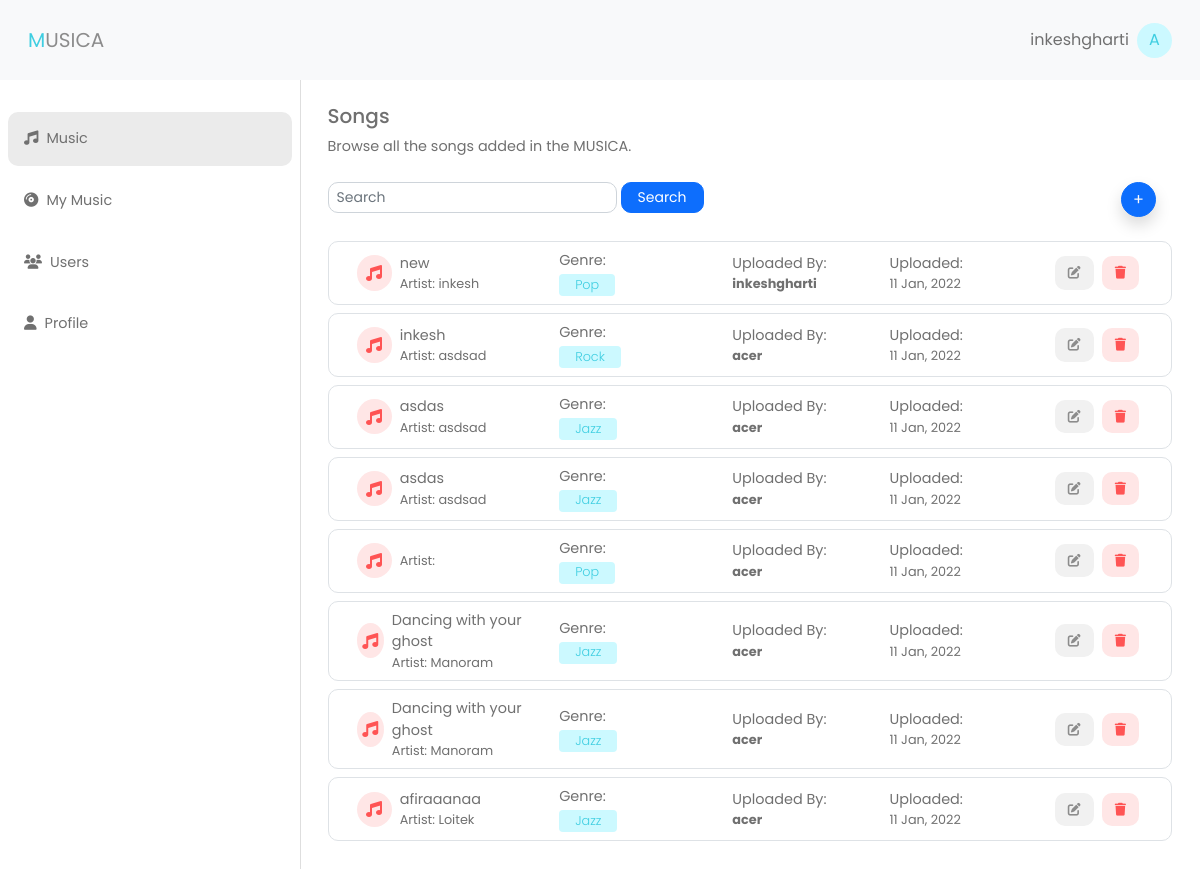
The page /admins/ (signed in) on the database as committed earlier.
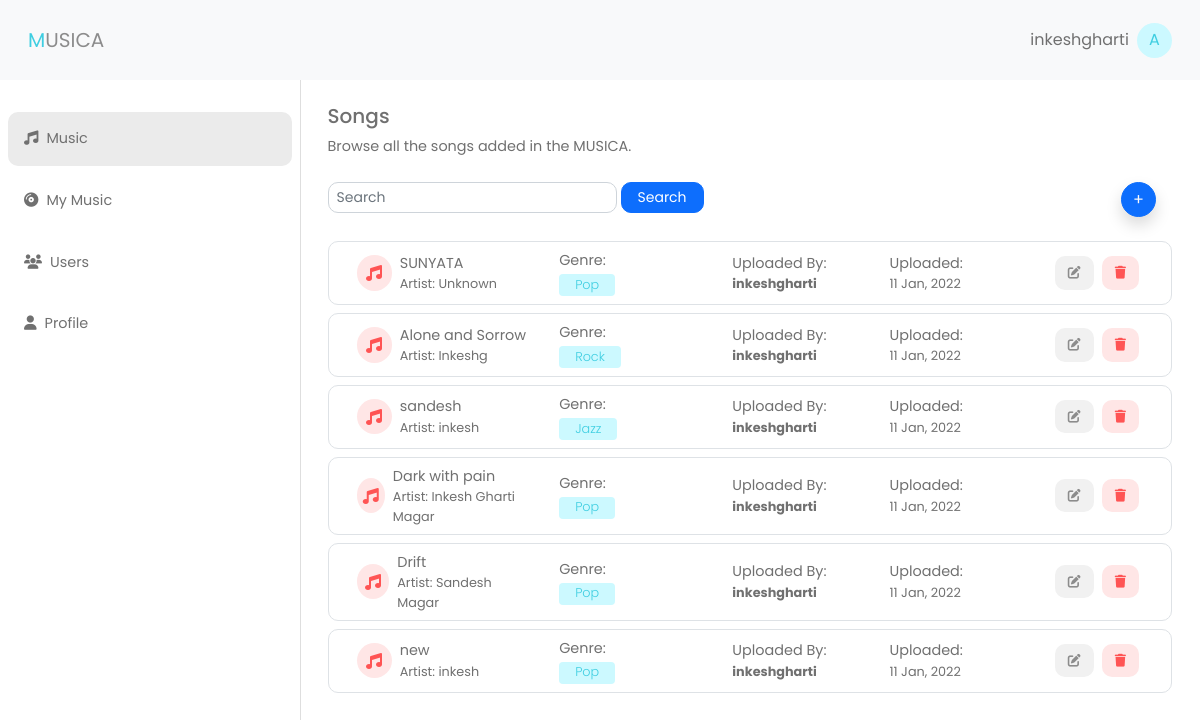
The same page on the database as committed later.
### music/models.py (models this page shows)
class Music(models.Model):
    uploader = models.ForeignKey(User, on_delete=models.CASCADE)
    title = models.CharField(max_length=500)
    file = models.FileField(upload_to="static/music")
    cover = models.ImageField(upload_to="static/images")
    poster = models.ImageField(upload_to="static/images")
    duration = models.CharField(max_length=50)
    genre = models.CharField(max_length=250)
    singer = models.CharField(max_length=250)
    description = models.CharField(max_length=500)
    date = models.DateTimeField(auto_now_add=True)

### account/auth.py (the view)
    def wrapper_function(request, *args, **kwargs):
        if not request.user.is_superuser:
            return redirect('/')
        else:
            return view_function(request, *args, **kwargs)

### account/auth.py (called while the page is built)
def admin_only(view_function):
    def wrapper_function(request, *args, **kwargs):
        if not request.user.is_superuser:
            return redirect('/')
        else:
            return view_function(request, *args, **kwargs)
    return wrapper_function

### admins/views.py (called while the page is built)
@login_required
@admin_only
def music(request):
    musics = Music.objects.all().order_by('-date')
    context = {
        "musics": musics,
        'active_music': 'active'
    }
    return render(request, 'admins/music.html', context)

### admins/templates/admins/music.html (shortened to what this page needs)
{% extends 'base.html' %}
{% block content %}
<div class="px-3">
    <div class="">
        <div>
            <h5 class="">Songs</h5>
            <p class="text-s">Browse all the songs added in the MUSICA.</p>
        </div>
        <div class="d-flex my-4">
            <div>
                <form class="d-flex" action="" method="GET">
                    <div class="text-s text-secondary">
                        <input class="form-control form-control-sm rounded" type="text" placeholder="Search">
                    </div>
                    <button class="btn btn-primary btn-sm px-3 rounded mx-1" type="submit">Search</button>
                </form>
            </div>
            <div class="ms-auto me-3">
                <a class="no-img-avatar-sm shadow btn btn-primary text-light" href="/admins/add-music">+</a>
            </div>
        </div>
        {% for music in musics %}
        <div class="row container mx-auto rounded border py-2 px-3 align-items-center my-2">
            <div class="col-3 d-flex align-items-center">
                <div class="no-img-avatar-sm badge-danger"><i class="fa-solid fa-music text-danger"></i></div>
                <div class="mx-2">
                    <p class="m-0 text-s">{{music.title}}</p>
                    <p class="m-0 text-sm">Artist: {{music.singer}}</p>
                </div>
            </div>
            <div class="col">
                <p class="m-0 text-s">Genre:</p>
                <p class="m-0 text-sm badge badge-info fw-light px-3">{{music.genre}}</p>
            </div>
            <div class="col">
                <div class="mx-2">
                    <p class="m-0 text-s">Uploaded By:</p>
                    <p class="m-0 text-sm fw-bold">{{music.uploader}}</p>
                </div>
            </div>
            <div class="col">
                <p class="m-0 text-s">Uploaded:</p>
                <p class="m-0 text-sm">11 Jan, 2022</p>
            </div>
            <div class="col-auto">
                <a class="btn badge-muted rounded text-sm" href="/admins/update-music/{{music.id}}"><i
                        class="fa-solid fa-edit text-secondary"></i></a>
                <a class="btn badge-danger rounded text-sm mx-1" href="/admins/delete-music/{{music.id}}"><i class="fa-solid fa-trash text-danger"></i>
                </a>
            </div>
        </div>
        {% endfor %}
    </div>
</div>
{% endblock %}

### templates/base.html (shortened to what this page needs)
<!DOCTYPE html>
{% load static %}
<html lang="en">
<head>
    <link href="https://cdn.jsdelivr.net/npm/bootstrap@5.0.2/dist/css/bootstrap.min.css" rel="stylesheet"
>
    <link rel="stylesheet" href="https://cdnjs.cloudflare.com/ajax/libs/font-awesome/6.2.1/css/all.min.css"
 />
    <link rel="stylesheet" href="{% static 'css/basestyles.css' %}">
    <link rel="stylesheet" href="{% static 'css/admin.css' %}">
</head>
<body>
    <div class="h-100">
        {% include 'navbar.html' %}
        <div class="d-flex">
            {% if request.user.is_authenticated %}
            {% if request.user.is_superuser %}
            <div class="" style="position: relative; width: 40ch;">
                {% include 'admins/sidebar.html' %}
            </div>
            {% endif %}
            {% endif %}
            <div class="container mx-auto py-4">
                {% block content %}
                {% endblock %}
            </div>
        </div>
    </div>
</body>
</html>

### templates/navbar.html (shortened to what this page needs)
<div class="" style="height: 8ch">
    <nav class="navbar navbar-expand-lg navbar-light bg-light py-3 px-3 fixed-top" style="height: 8ch;">
        <div class="d-flex container-fluid">
            <a class="navbar-brand text-secondary" href="/"><span class="text-info">M</span>USICA</a>
            {% if request.user.is_authenticated %}
            <div class="dropdown d-flex align-items-center justify-content-center position-relative ms-auto">
                <p class="m-0 me-2">{{request.user}}</p>
                <div class="" type="button" id="dropdownMenuButton1" data-bs-toggle="dropdown" aria-expanded="false">
                    <div class="no-img-avatar-sm badge-info">A</div>
                </div>
            </div>
            {% else %}
            <div>
                <a class="btn btn-primary rounded btn sm px-3" href="/account/login">Sign in</a>
            </div>
            {% endif %}
        </div>
    </nav>
</div>

### admins/templates/admins/sidebar.html
<div class="sidebar py-4">
    <div>
        <div>
            <div class="mx-2">
                <a class="d-link py-3 px-3 my-2 text-s {{active_music}}" href="/admins/"><i class="me-2 fa-solid fa-music"></i>Music</a>
                <a class="d-link py-3 px-3 my-2 text-s {{active_uploaders}}" href=""><i class="me-2 fa-solid fa-compact-disc"></i>My Music</a>
                <a class="d-link py-3 px-3 my-2 text-s {{active_users}}" href="/admins/users"><i class="me-2 fa-solid fa-users"></i>Users</a>
                <a class="d-link py-3 px-3 my-2 text-s {{active_profile}}" href="/account/update-profile/{{request.user.id}}"><i class="me-2 fa-solid fa-user"></i>Profile</a>
            </div>
        </div>
    </div>
</div>

### static/css/basestyles.css (style rules this page uses)
* { font-family: Poppins; color: #707070; }
a { text-decoration: none; color: #707070; }
:root { --primary: #3aa0ff; --primary-light: #8AC6FD; --primary-muted: #D7ECFF; --primary-faded: #F3F9FF; --secondary: #8C8C8C; --secondary-light: #B8B8B8; --secondary-muted: #E7E7E7; --danger: #FF5454; --danger-light: #FF7676; --danger-muted: #FFE6E6; --success: #4FE02A; --success-light: #5FEC53; --success-muted: #CCFFD1; --warning: #FFD600; --warning-light: #F5FF82; --warning-muted: #FFF6C9; --info: #3FCEE1; --info-light: #6FE9F9; --info-muted: #CCF9FF; --light: #FFFFFF; --dark: #615E5E; --muted: #f1f1f1; --rounded: 10px; --rounded-sm: 6px; }
.text-s { font-size: 0.9rem; }
.text-sm { font-size: 0.8rem; }
.text-secondary { color: var(--secondary) !important; }
.text-danger { color: var(--danger) !important; }
.text-info { color: var(--info) !important; }
.rounded { border-radius: 10px !important; }
.no-img-avatar-sm { height: 3.5ch; width: 3.5ch; border-radius: 50%; display: flex; justify-content: center; align-items: center; }
.badge-danger { background: var(--danger-muted); color: var(--danger); }
.badge-info { background: var(--info-muted); color: var(--info); }
.badge-muted { background: var(--muted); color: var(--dark); }

### static/css/admin.css (style rules this page uses)
.sidebar { width: 30ch; height: 100%; border-right: 1px solid #dedede; position: fixed; left: 0; }
.d-link { display: block; border-radius: 10px; text-decoration: none; transition: 0.3s; color: #707070; }
.active { background: #ebebeb; }

Rows that differ between the two databases and show on the page:
removed Music: title "inkesh", singer "asdsad", genre "Rock", uploader "acer"
removed Music: title "asdas", singer "asdsad", genre "Jazz", uploader "acer"
removed Music: title "asdas", singer "asdsad", genre "Jazz", uploader "acer"
removed Music: genre "Pop", uploader "acer"
removed Music: title "Dancing with your ghost", singer "Manoram", genre "Jazz", uploader "acer"
removed Music: title "Dancing with your ghost", singer "Manoram", genre "Jazz", uploader "acer"
removed Music: title "afiraaanaa", singer "Loitek", genre "Jazz", uploader "acer"
added Music: title "SUNYATA", singer "Unknown", genre "Pop", uploader "inkeshgharti"
added Music: title "Alone and Sorrow", singer "Inkeshg", genre "Rock", uploader "inkeshgharti"
added Music: title "sandesh", singer "inkesh", genre "Jazz", uploader "inkeshgharti"
added Music: title "Dark with pain", singer "Inkesh Gharti Magar", genre "Pop", uploader "inkeshgharti"
added Music: title "Drift", singer "Sandesh Magar", genre "Pop", uploader "inkeshgharti"
